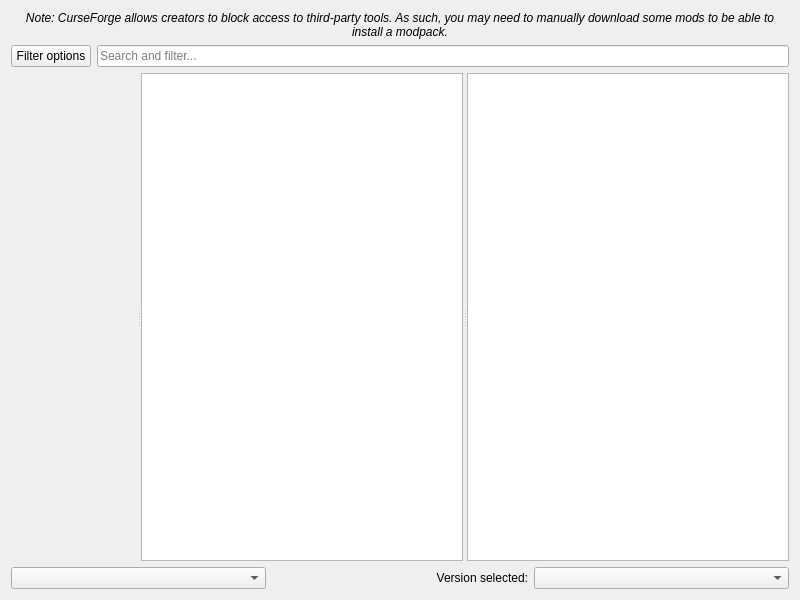
<?xml version="1.0" encoding="UTF-8"?>
<ui version="4.0">
 <class>FlamePage</class>
 <widget class="QWidget" name="FlamePage">
  <property name="geometry">
   <rect>
    <x>0</x>
    <y>0</y>
    <width>800</width>
    <height>600</height>
   </rect>
  </property>
  <layout class="QVBoxLayout" name="verticalLayout">
   <item>
    <widget class="QLabel" name="label_2">
     <property name="font">
      <font>
       <italic>true</italic>
      </font>
     </property>
     <property name="text">
       <string>Note: CurseForge allows creators to block access to third-party tools. As such, you may need to manually download some mods to be able to install a modpack.</string>
     </property>
     <property name="alignment">
      <set>Qt::AlignCenter</set>
     </property>
     <property name="wordWrap">
      <bool>true</bool>
     </property>
    </widget>
   </item>
   <item>
    <layout class="QHBoxLayout" name="horizontalLayout">
     <item>
      <widget class="QPushButton" name="filterButton">
       <property name="text">
        <string>Filter options</string>
       </property>
      </widget>
     </item>
     <item>
      <widget class="QLineEdit" name="searchEdit">
       <property name="placeholderText">
        <string>Search and filter...</string>
       </property>
      </widget>
     </item>
    </layout>
   </item>
   <item>
    <widget class="QSplitter" name="splitter">
     <property name="sizePolicy">
      <sizepolicy hsizetype="Expanding" vsizetype="Expanding">
       <horstretch>0</horstretch>
       <verstretch>0</verstretch>
      </sizepolicy>
     </property>
     <property name="orientation">
      <enum>Qt::Horizontal</enum>
     </property>
     <widget class="QWidget" name="widget" native="true"/>
     <widget class="QListView" name="packView">
      <property name="horizontalScrollBarPolicy">
       <enum>Qt::ScrollBarAlwaysOff</enum>
      </property>
      <property name="alternatingRowColors">
       <bool>true</bool>
      </property>
      <property name="iconSize">
       <size>
        <width>48</width>
        <height>48</height>
       </size>
      </property>
      <property name="verticalScrollMode">
       <enum>QAbstractItemView::ScrollPerPixel</enum>
      </property>
     </widget>
     <widget class="ProjectDescriptionPage" name="packDescription">
      <property name="openExternalLinks">
       <bool>true</bool>
      </property>
      <property name="openLinks">
       <bool>true</bool>
      </property>
     </widget>
    </widget>
   </item>
   <item>
    <layout class="QHBoxLayout">
     <item>
      <widget class="QComboBox" name="sortByBox"/>
     </item>
     <item>
      <widget class="QLabel" name="label">
       <property name="text">
        <string>Version selected:</string>
       </property>
       <property name="alignment">
        <set>Qt::AlignRight|Qt::AlignTrailing|Qt::AlignVCenter</set>
       </property>
      </widget>
     </item>
     <item>
      <widget class="QComboBox" name="versionSelectionBox"/>
     </item>
    </layout>
   </item>
  </layout>
 </widget>
 <customwidgets>
  <customwidget>
   <class>ProjectDescriptionPage</class>
   <extends>QTextBrowser</extends>
   <header>ui/widgets/ProjectDescriptionPage.h</header>
  </customwidget>
 </customwidgets>
 <tabstops>
  <tabstop>packView</tabstop>
  <tabstop>packDescription</tabstop>
  <tabstop>sortByBox</tabstop>
  <tabstop>versionSelectionBox</tabstop>
 </tabstops>
 <resources/>
 <connections/>
</ui>
